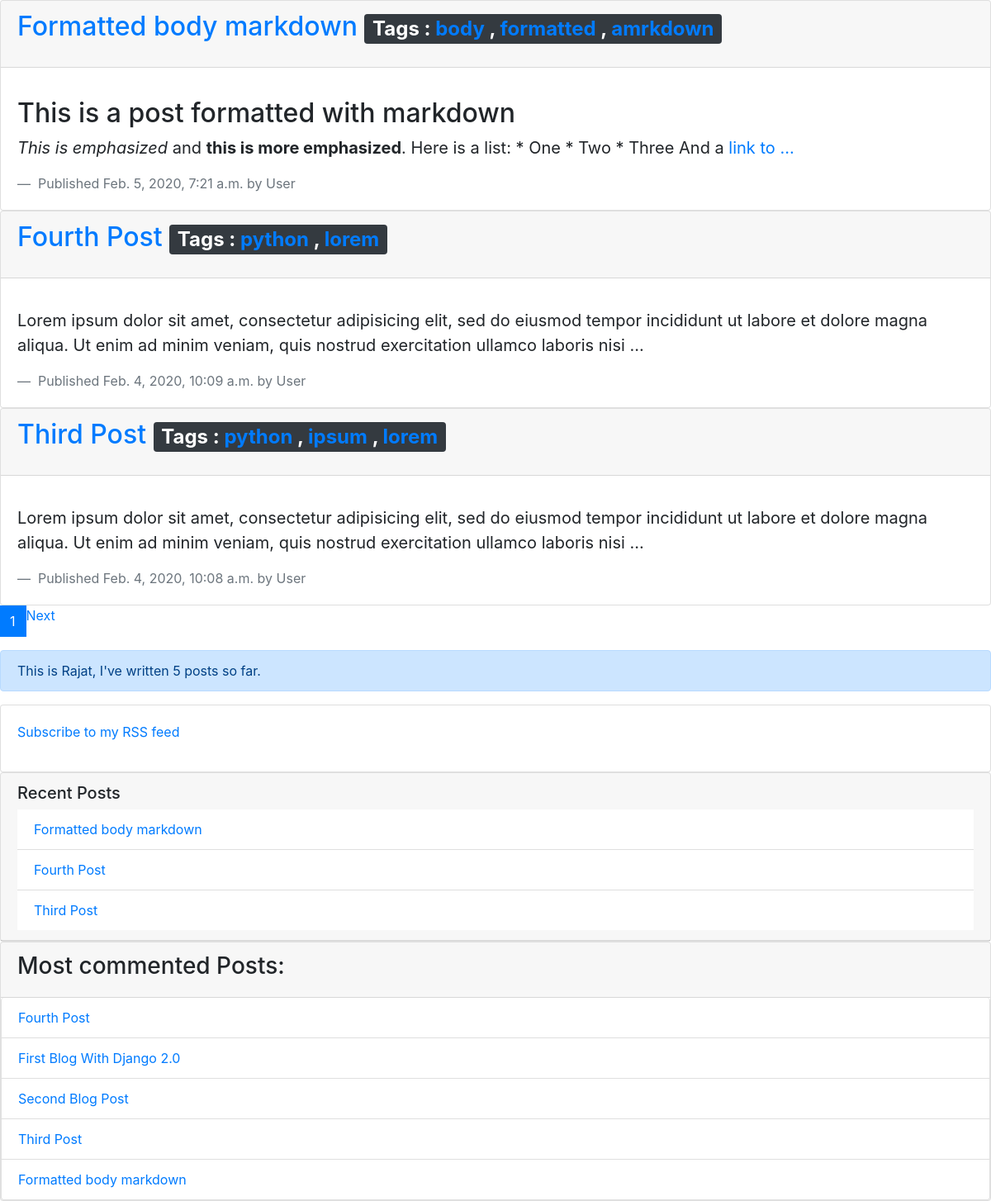
Screenshot of /blog/ with the database file from the repository.
### blog/models.py (models this page shows, shortened)
class Post(models.Model):
    STATUS_CHOICES = (
        ('draft', 'Draft'),
        ('published', 'Published'),
    )
    title = models.CharField(max_length=250)
    slug = models.SlugField(max_length=250, unique_for_date='publish')
    author = models.ForeignKey(User, on_delete=models.CASCADE, related_name='blog_posts')
    body = models.TextField()
    publish = models.DateTimeField(default = timezone.now)
    created = models.DateTimeField(auto_now_add=True)
    updated = models.DateTimeField(auto_now=True)
    status = models.CharField(max_length=10, choices=STATUS_CHOICES, default='draft')
    class Meta:
        ordering = ('-publish', )
    def get_absolute_url(self):
        return reverse(
            'blog:post_detail',
            args=[
                self.publish.year,
                self.publish.month,
                self.publish.day,
                self.slug
            ]
        )
    objects = models.Manager()
    published  = PublishedManager()
    tags = TaggableManager()

### blog/views.py (the view)
# urls.py: path('', views.post_list, name='post_list'),
def post_list(request, tag_slug=None):
    object_list = Post.published.all()
    tag = None
    if tag_slug:
        tag = get_object_or_404(Tag, slug=tag_slug)
        object_list = object_list.filter(tags__in=[tag])
    paginator = Paginator(object_list, 3)
    page = request.GET.get('page')
    try:
        posts = paginator.page(page)
    except PageNotAnInteger:
        posts = paginator.page(1)
    except EmptyPage:
        posts = paginator.page(paginator.num_pages)
    return render(request, 'blog/post/list.html', {
        'page': page,
        'posts': posts,
        'tag': tag,
    })

### blog/models.py (called while the page is built)
    def get_queryset(self):
        return super(PublishedManager, self).get_queryset().filter(status='published')

### blog/templatetags/blog_tags.py (called while the page is built)
@register.simple_tag
def total_posts():
    return Post.published.count()

@register.inclusion_tag('blog/post/latest_posts.html')
def show_latest_posts(count=5):
    latest_posts = Post.published.order_by('-publish')[:count]
    return {
        'latest_posts': latest_posts,
    }

@register.simple_tag
def get_most_commented_posts(count=5):
    return Post.published.annotate(total_comments=Count('comments')).order_by('-total_comments')[:count]

@register.filter(name='markdown')
def markdown_format(text):
    return mark_safe(markdown.markdown(text))

### blog/templates/blog/post/list.html (shortened to what this page needs)
{% extends 'blog/base.html' %}
{% load blog_tags %}
{% block content %}
    {% for post in posts %}
    <div class="card">
        <h2 class="card-header text-black">
            <a href="{{ post.get_absolute_url }}">{{ post.title }}</a>
            <p class="tags badge badge-dark">
                Tags :
                {% for tag in post.tags.all %}
                    <a href="{% url 'blog:post_list_by_tags' tag.slug %}">
                        {{ tag.name }}
                    </a>
                    {% if not forloop.last %} , {% endif %}
                {% endfor %}
            </p>
        </h2>
        <div class="card-body">
            <blockquote class="blockquote mb-0">
                <p>{{ post.body | markdown | truncatewords_html:30 }}</p>
                <footer class="blockquote-footer">
                    Published {{ post.publish }} by {{ post.author }}
                </footer>
            </blockquote>
        </div>
    </div>
    {% endfor %}
    {% include "pagination.html" with page=posts %}
{% endblock %}

### blog/templates/blog/base.html (shortened to what this page needs)
{% load blog_tags %}
{% load static %}
<!doctype html>
<html lang="en">
    <head>
        <link rel="stylesheet" href="https://stackpath.bootstrapcdn.com/bootstrap/4.4.1/css/bootstrap.min.css">
    </head>
    <body>
        <div id="container">
            {% block content %}
            {% endblock %}
        </div>
        <div id="sidebar">
            <p class="alert alert-primary">
                This is Rajat, I've written {% total_posts %} posts so far.
            </p>
            <div class="card">
                <div class="card-body">
                    <p>
                        <a href="{% url 'blog:post_feed'%}" class="stretched-link"> Subscribe to my RSS feed </a>
                    </p>
                </div>
            </div>
            {% show_latest_posts 3 %}
            {% get_most_commented_posts as most_commented_posts %}
            <div class="card">
                <div class="card-header">
                    <h3> Most commented Posts: </h3>
                </div>
                <ul class="list-group">
                    {% for post in most_commented_posts %}
                    <li class="list-group-item">
                        <a href="{{ post.get_absolute_url }}">{{ post.title }}</a>
                    </li>
                    {% endfor %}
                </ul>
            </div>
        </div>
    </body>
</html>

### blog/templates/pagination.html (shortened to what this page needs)
<nav area-label="...">
    <ul class="pagination">
        <li class="page-item active" area-current="page">
            <span class="page-link">
                {{ page.number }}
            </span>
        </li>
        <li class="page-item">
            {% if page.has_next %}
                <a href="?page={{ page.next_page_number }}"> Next </a>
            {% endif %}
        </li>
    </ul>
</nav>

### blog/templates/blog/post/latest_posts.html
<div class="card">
    <div class="card-header">
        <h5>Recent Posts</h5>
        <ul class="list-group list-group-flush">
            {% for post in latest_posts %}
                <li class="list-group-item">
                    <a href="{{ post.get_absolute_url }}">{{ post.title }}</a>
                </li>
            {% endfor %}
        </ul>
    </div>
</div>

### rows the page displays
Post: title "Formatted body markdown", body "This is a post formatted with markdown This is emphasized and this is more emphasized . Here is a list: * One * Two * Three And a link to …", publish "Feb. 5, 2020, 7:21 a.m.", author "User"
Tag: name "body"
Tag: name "formatted"
Tag: name "amrkdown"
Post: title "Fourth Post", body "Lorem ipsum dolor sit amet, consectetur adipisicing elit, sed do eiusmod tempor incididunt ut labore et dolore magna aliqua. Ut enim ad minim veniam, quis nostrud exercitation ullamco laboris nisi …", publish "Feb. 4, 2020, 10:09 a.m.", author "User"
Tag: name "python"
Tag: name "lorem"
Post: title "Third Post", body "Lorem ipsum dolor sit amet, consectetur adipisicing elit, sed do eiusmod tempor incididunt ut labore et dolore magna aliqua. Ut enim ad minim veniam, quis nostrud exercitation ullamco laboris nisi …", publish "Feb. 4, 2020, 10:08 a.m.", author "User"
Tag: name "ipsum"
Post: title "First Blog With Django 2.0"
Post: title "Second Blog Post"

### other values shown
{{ page.number }} "1"
